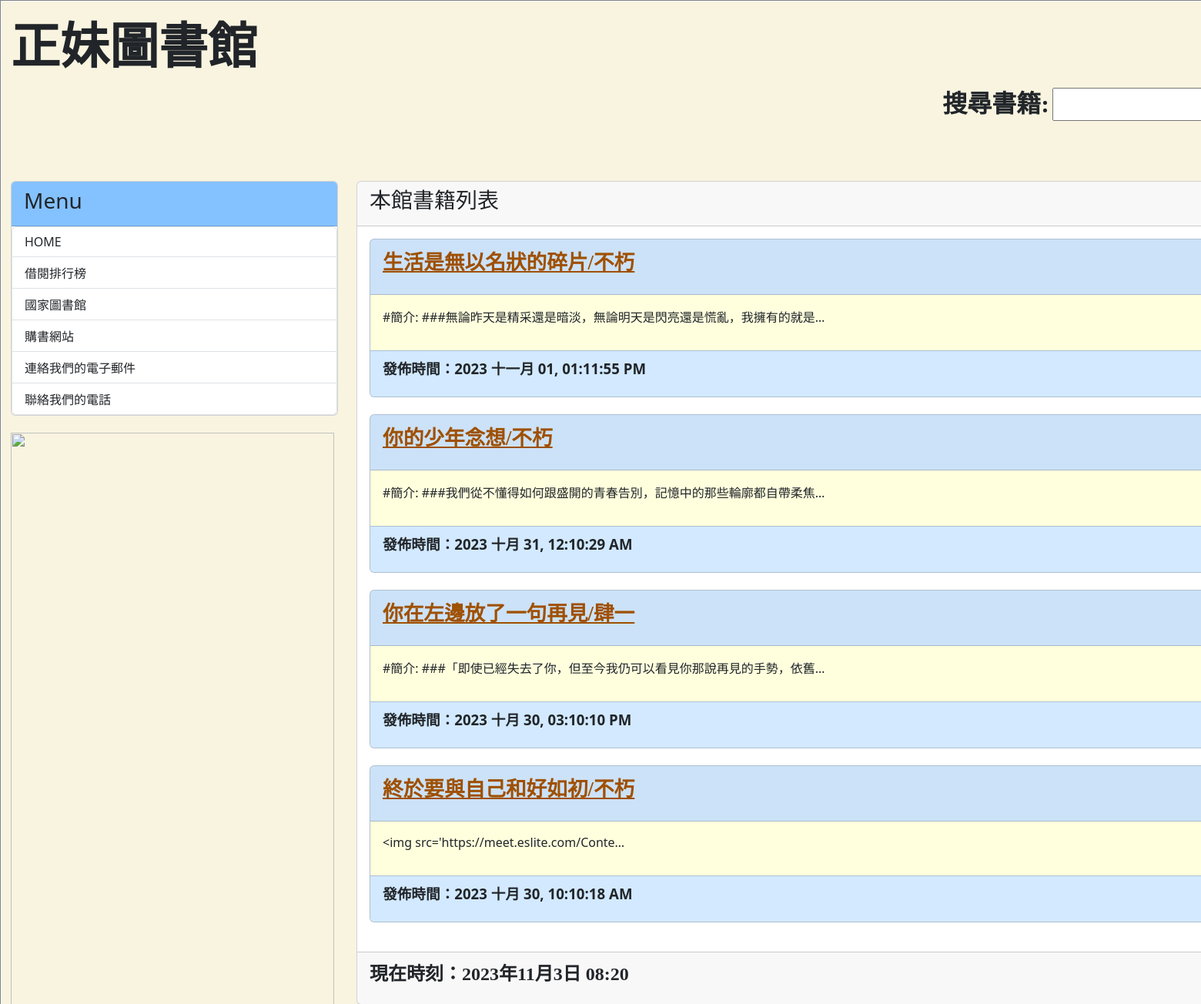
The app's page / (upper part), older data.
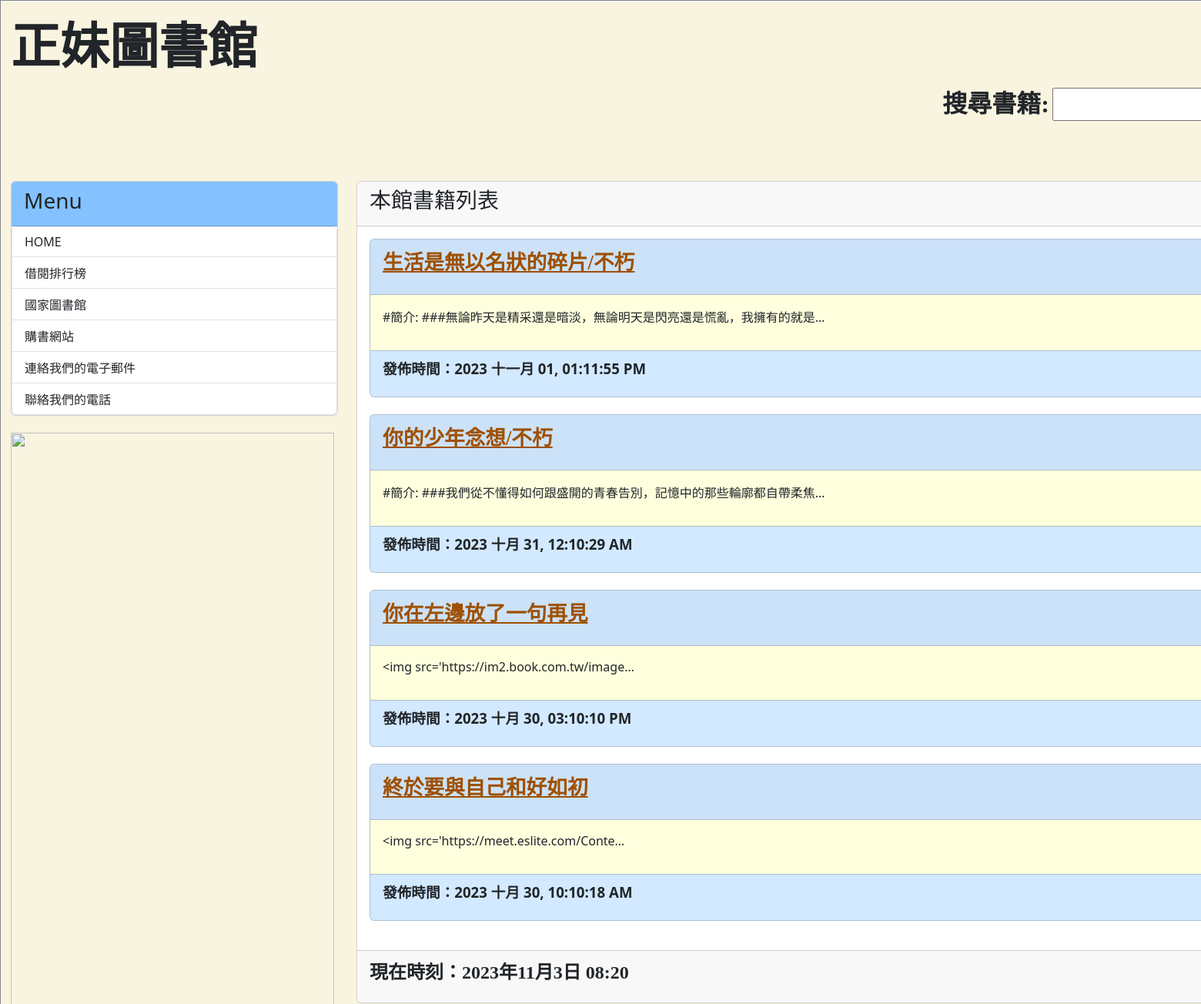
The same page, newer data.
### mysite/models.py (models this page shows, shortened)
class Post(models.Model):
    title = models.CharField(max_length=200)
    slug = models.CharField(max_length=200)
    body = models.TextField()
    pub_date = models.DateTimeField(auto_now_add=True)
    class Meta:
        ordering = ('-pub_date',)

### mysite/views.py (the view)
# urls.py: path('',homepage),
def homepage(request):
    posts = Post.objects.all()
    now = datetime.now()
    return render(request, 'index.html', locals())

### templates/index.html (shortened to what this page needs)
{% extends 'base.html' %}
{% block headmessage %}
    <h3 style='font-family:標楷體;'>本館書籍列表</a>
{% endblock %}
{% block content %}
     {% for post in posts %}
    <div class='card' style='background-color:#D2E9FF'>
        <div class='card-header'>
            <p style='font-family:微軟正黑體;font-size:20pt;font-weight:bolder;'>
                <a href='/post/{{post.slug}}' style="color:9F5000">{{ post.title }}</a>
            </p>
        </div>
        <div class='card-body' style='background-color:#ffffdd'>
            <p>
               {{ post.body | truncatechars:40 }}
            </p>
        </div>
        <div class='card-footer'  style='background-color:#D2E9FF;font-weight:bold;font-size:14pt;'>
            <p>
                發佈時間：{{ post.pub_date | date:"Y M d, h:m:s A"}}
            </p>
        </div>
    </div>
    <br>
    {% endfor %}
{% endblock %}

### templates/base.html (shortened to what this page needs)
<!DOCTYPE>
<html>
    <head>
        <link href="https://cdn.jsdelivr.net/npm/bootstrap@5.3.2/dist/css/bootstrap.min.css" rel="stylesheet">
    </head>
    <body>
        <table align="center" border="1" width="1800" >
            <tr>
                <td>
                    <div class="container-fluid" style='background-color:#F8F4E0'>
                        {% include "header.html" %}
                        <div class="row">
                            <div class="col-sm-3 col-md-3">
                                <div class="card">
                                    <div class="card-header" style='background-color:#84C1FF'>
                                        <h3>Menu</h3>
                                    </div>
                                    <div calss="card-body">
                                        <div class="list-group" >
                                            <a href='/' class="list-group-item">HOME</a>
                                            <a href='https://www.hchs.hc.edu.tw/ischool/publish_page/59/?cid=1901 ' class="list-group-item">借閱排行榜</a>
                                            <a href='https://www.ncl.edu.tw/' class="list-group-item">國家圖書館</a>
                                            <a href='https://www.books.com.tw/?gclid=Cj0KCQjwqP2pBhDMARIsAJQ0CzpYN0mXE1mKcgnGtIO6vMVjHQRhK0K8MsFNmU_wUXK3jvbk_DzoAvoaAkfMEALw_wcB' class="list-group-item">購書網站</a>
                                            <a href="mailto:11056024@ntub.edu.tw" class="list-group-item">連絡我們的電子郵件</a>
                                            <a href="tel:02-2755-2823" class="list-group-item">聯絡我們的電話</a>
                                        </div>
                                    </div>
                                </div><br>
                                <img src="static\images\ppp2.jpg"width="420" height="1200" >
                            </div>
                            <div class="col-sm-9 col-md-9">
                                <div class="card">
                                    <div class="card-header">
                                        {% block headmessage %}{% endblock %}
                                    </div>
                                    <div class="card-body">
                                        {% block content %} {% endblock %}
                                    </div>
                                    <div class="card-footer">
                                        {% include 'footer.html' %}
                                    </div>
                                </div>
                            </div>
                        </div>
                    </div>
                </td>
            </tr>
        </table>
    </body>
</html>

### templates/header.html
<br>
<h1 style="font-family:微軟正黑體;font-weight:bolder;font-size:48pt;">正妹圖書館</h1> <p align="right "><label for="site-search;"  style="font-family:微軟正黑體;font-weight:bolder;font-size:24pt;">搜尋書籍:</label> <input type="search" id="site-search" name="q"  style="font-family:微軟正黑體;font-weight:bolder;font-size:24pt;"></p>
<p align="right" ><a href="https://www.google.com/"  style="font-family:微軟正黑體;font-weight:bolder;font-size:24pt;">登入</a></p>
{% load static %}
<div class='well'><body background="https://i.pinimg.com/564x/c3/ee/ae/c3eeaee5ee30eb8aa578e013f87bf029.jpg">
</div>

### templates/footer.html
{% block footer %}
    {% if now %}
    <p style='font-family:微軟正黑體;font-weight:bold;font-size:18pt;'>現在時刻：{{ now }}</p>
    {% else %}
    <p style='font-family:微軟正黑體;'>本文內容取自網路，如有侵權請來信通知下架...</p>
    {% endif %}
{% endblock %}

Row changes from the older to the newer data that the page shows:
changed Post: title "你在左邊放了一句再見/肆一" → "你在左邊放了一句再見"; body "#簡介: ###「即使已經失去了你，但至今我仍可以看見你那說再見的手勢，依舊…" → "<img src='https://im2.book.com.tw/image…"
changed Post "<img src='https://meet.eslite.com/Conte…": title "終於要與自己和好如初/不朽" → "終於要與自己和好如初"
